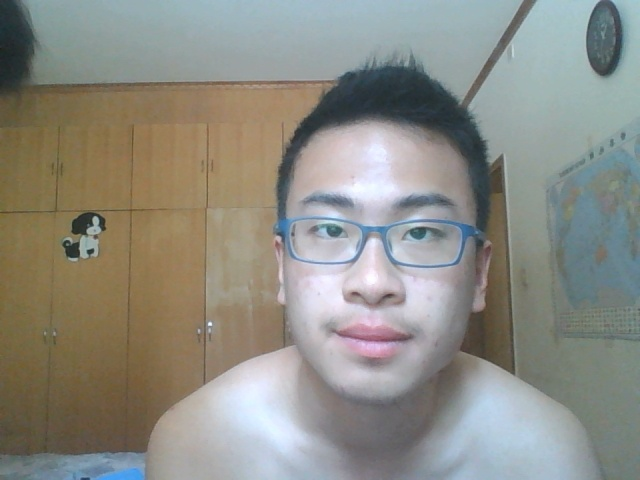
#> input picture train_imgs/lqr/0.jpg, 640 x 480 px
$ python face_detection.py
#> lines starting #> are read from the running program, lines starting #| are printed output that depends on the picture; after the words box and inside, x2 and y2 are one past the last pixel; in counts of white or black regions, pixels touching at a corner belong together
# -*- coding: utf-8 -*-
# 操作系统
import os
import numpy as np
import cv2 as cv
import sklearn.preprocessing as sp

def load_imgs(directory):
	# 识别系统环境自动分配当前系统的路径分隔符并替换
#> called with directory = 'train_imgs'
	directory = os.path.normpath(directory)
	# 判断当前路径是否存在
	if not os.path.isdir(directory):
		raise IOError("The directory '" + directory + "' doesn't exist!")
	# 创建图片集合 用于存储文件名和该文件夹下所有的图片
	faces = {}
	# os.walk(directory) 获取当前文件夹下所有的文件夹以及文件
	# curdir: 当前文件夹路径
	# subdirs: 当前文件夹下所有文件夹(列表)
	# files: 当前文件夹下所有文件(列表)
	for curdir, subdirs, files in os.walk(directory):
		# 首先遍历所有的文件 筛选.jpg结尾文件并循环
		for jpeg in (file for file in files if file.endswith('.jpg')):
			# 拼接图片路径
			path = os.path.join(curdir, jpeg)
			# 获取该图片分类名称
			label = path.split(os.path.sep)[-2]
			# 判断当前key值是否存在图片集合中，如果为空则创建该键并赋值空列表
			# 否则给图片集合中的key天剑图片路径
			if label not in faces:
				faces[label] = []
			faces[label].append(path)
	# 返回图片集合
	return faces


def LBPHModel(fd, codec, model_path):
	# 加载当前文件夹下所有.jpg结尾的图片
	train_faces = load_imgs('train_imgs')

	# 将所有标签放入编码器进行训练
	codec.fit(list(train_faces.keys()))
	# 创建空的训练集数组 x, y
	train_x, train_y = [], []
	# 循环所有训练组
	for label, filenames in train_faces.items():
		# 循环当前样本组中的图片
		for filename in filenames:
			# 读取图片
			image = cv.imread(filename)
#> image is the input picture: shape (480, 640, 3); mean B, G, R 132.5, 140.5, 140.8
			# 将图片转成灰度图
			gray = cv.cvtColor(image, cv.COLOR_BGR2GRAY)
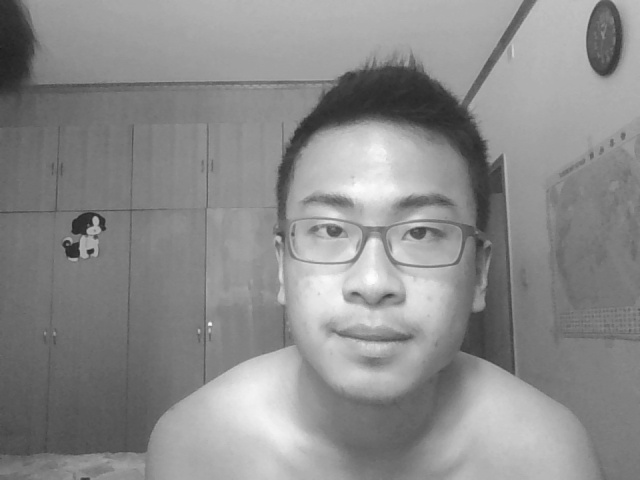
#> gray: shape (480, 640); min 28, max 254, mean 139.7
			# 获取人脸特征位置
			faces = fd.detectMultiScale(
				gray, 1.1, 2, minSize=(100, 100))
#> faces = [[253, 134, 245, 245]]
			# 循环脸部特征数组
			for l, t, w, h in faces:
				# 将图片中的脸部特征裁剪下来
				train_x.append(gray[t: t+h, l: l+w])
				# 变迁编码结果存储
				train_y.append(codec.transform([label])[0])
#> this loop made 1 pass
#> after the loop, train_x = 1 item; train_y = [0]
	train_y = np.array(train_y)
	# 创建LBPH人脸检测器
	model = cv.face.LBPHFaceRecognizer_create()
	# 对训练集进行训练
	model.train(train_x, train_y)
	return model

if __name__ == '__main__':
	# 读取人脸秒数文件，构建人脸检测器
	fd = cv.CascadeClassifier('lib/face.xml')
	#print(fd)
	# 打开视频捕捉设备
	vc = cv.VideoCapture(0)
	# 创建标签编码器
	codec = sp.LabelEncoder()
	# 获取model
	model = LBPHModel(fd, codec, 'train_imgs')
	while True:
		# 读取视频帧
		frame = vc.read()[1]
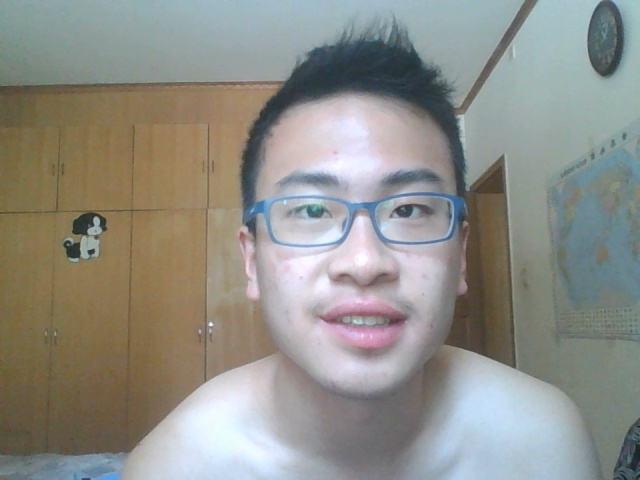
#> input picture train_imgs/lqr/11.jpg, 640 x 480 px, given in place of the camera
#> frame is the input picture: shape (480, 640, 3); mean B, G, R 136.6, 143.1, 143.1
		# 翻转图片
		frame = cv.flip(frame, 1)
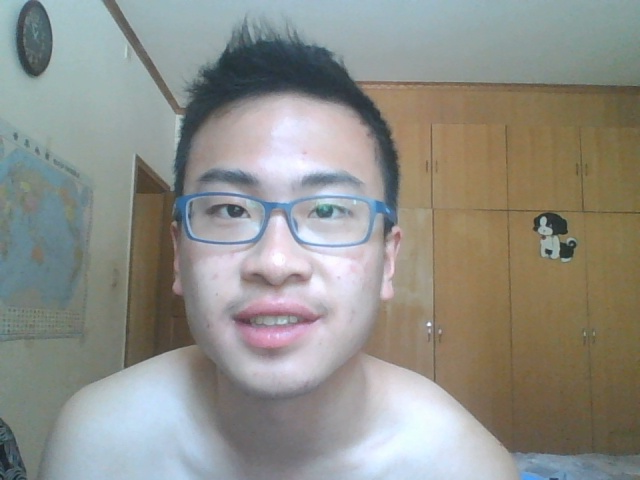
#> frame: shape (480, 640, 3); mean B, G, R 136.6, 143.1, 143.1
		# print(frame)
		# 人脸位置检测，返回数组
		faces = fd.detectMultiScale(frame, 1.3, 5)
#> faces = [[152, 111, 252, 252]]
		# 循环人脸位置数
		for l, t, w, h in faces:
			# 给人脸描边
			cv.rectangle(frame, (l, t), (l + w, t + h),
						 (255, 0, 0), 4)
			# 复制原图片文本
			gray = frame.copy()
			# 将图片转化成灰度图
			gray = cv.cvtColor(gray, cv.COLOR_BGR2GRAY)
			# 对面部特征进行识别
			pred_test_y = model.predict(gray[t:t + h, l:l + w])[0]
			# 将预测后的结果进行标签解码
			face_name = codec.inverse_transform([pred_test_y])[0]
			# 给图片添加文本 图片矩阵，添加文本名称，设置文本显示位置，
			# 字体样式字体大小，字体颜色，字体粗细
			cv.putText(frame, face_name, (l + 5, t - 15),
					   cv.FONT_HERSHEY_SIMPLEX, 1,
					   (255, 255, 255), 3)
#> this loop made 1 pass
#> (l, t, w, h, pred_test_y, face_name) on pass 1: (152, 111, 252, 252, 0, 'lqr')
#> pass 1, `gray = frame.copy()`:
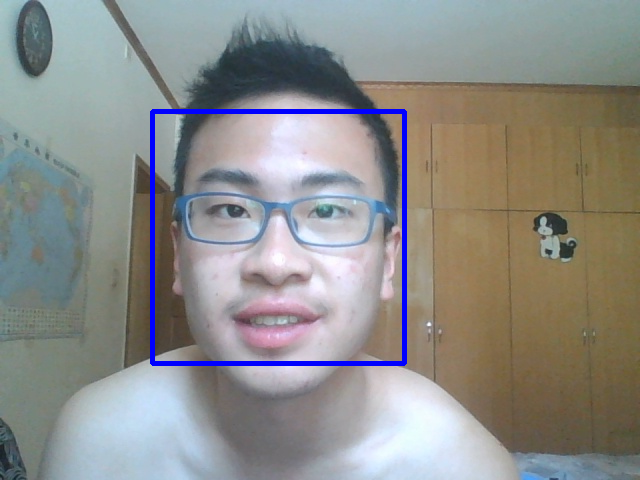
#> gray: shape (480, 640, 3); mean B, G, R 138.7, 140.9, 140.7
#> pass 1, `gray = cv.cvtColor(gray, cv.COLOR_BGR2GRAY)`:
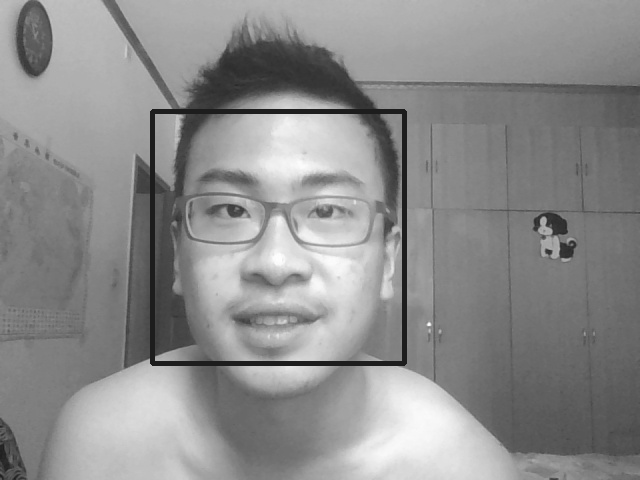
#> gray: shape (480, 640); min 29, max 254, mean 140.6
#> after the loop:
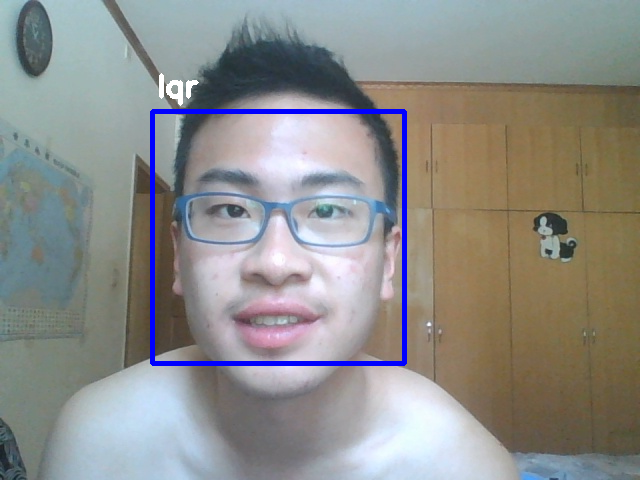
#> frame: shape (480, 640, 3); 1.8% of pixels changed, all inside (x1, y1, x2, y2) = (150, 73, 407, 366)
			# 打印名称
			# print(face_name)

		# 显示图片
		cv.imshow('VideoCapture', frame)
		# 等待按下ESC键退出，每次等待33毫秒(如果你觉得你电脑性能爆炸调成1也没啥问题)
		if cv.waitKey(33) == 27:
#> (key Esc is pressed here)
			break
	# 关闭视频捕捉设备
	vc.release()
	# 关闭视频窗口
	cv.destroyAllWindows()
